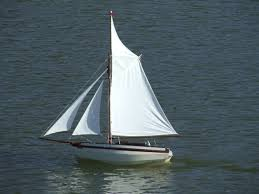
#> input picture res/boat1.png, 259 x 194 px
$ python -i digit_recognition_new.py   (imports and definitions only)
#> lines starting #> are read from the running program, lines starting #| are printed output that depends on the picture
# import packages
import cv2
import numpy as np
import difflib
import pandas as pd

# This is all done at before the program starts so that it is only done once
# rather than each time the method is called.

# Read in trained data set and labels
# [1 line that did not run here, left out]
# [1 line that did not run here, left out]
# [1 line that did not run here, left out]

# Train KNN model using data set and labels
model = cv2.ml.KNearest_create()
# [1 line not run here, left out]

# Read in known sail numbers
numbers = pd.read_csv('../res/sample sail numbers.csv', dtype={'ID': str})
#> (reads res/sample sail numbers.csv from the repository)
#> further down, picture is the input picture: shape (194, 259, 3); mean B, G, R 99.4, 93.9, 79.7
nums = [str(num[0]) for num in numbers.values]

# Returns most likely value of sail number in a image
def detect_sail_number(im):

    # Convert image to gray scale and threshold
    h, w = im.shape[:2]
#> h = 194; w = 259
    gray = cv2.cvtColor(im,cv2.COLOR_BGR2GRAY)
    thresh = cv2.adaptiveThreshold(gray,255,1,1,11,2)
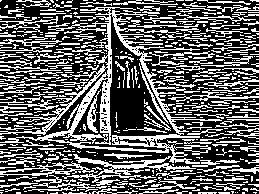
#> thresh: shape (194, 259); 38% white in thin lines or dots


    # Do MSER detection, get the coordinates and bounding boxes of possible text areas
    mser = cv2.MSER_create()
    coordinates, bounding_boxes = mser.detectRegions(gray)
#> coordinates = 93 items; bounding_boxes = 93 rows, first 6: [38, 137, 131, 16], [115, 141, 30, 5], [112, 141, 37, 6], [147, 85, 20, 36], [110, 17, 67, 119], [110, 17, 67, 119]

    # Sort bounding boxes from top to bottom
    bounding_boxes = sorted(bounding_boxes, key=lambda k: [k[1], k[0]])
#> bounding_boxes = 93 items, first 6: [107, 15, 72, 129], [107, 15, 72, 129], [108, 15, 71, 129], [109, 15, 69, 128], [109, 15, 69, 128], [109, 15, 70, 128]

    last_x, last_y, last_h = w, h, 0
#> last_x = 259; last_y = 194; last_h = 0
    results_location = []

    for cnt in bounding_boxes:

        # Extract x,y position and width and height
        x,y,w1,h1 = cnt

        # Ignore regions below 50 pixels in area
        if w1*h1>50:

            # If the region is greater than 10% of the width or height ignore
            if float(h1)/float(h) > (0.1) or float(w1)/float(w) > (0.1):
                continue

            # If the region has already been detected skip
            if last_x == x and last_y ==y:
                continue

            # If the region is in the bottom 1/3 ignore as most likely just boat
            if y > (4.0/6.0)*h:
                continue

            # Ignore any regions less than pixels in height as they will not accurately be detected
            if h1 > 10:

                # Update with new values
                last_x, last_y, last_h = x, y, h1
                results_location.append((x,y,w1,h1))
#> this loop made 93 passes
#> (x, y, w1, h1) on passes 1 to 12: (107, 15, 72, 129), (107, 15, 72, 129), (108, 15, 71, 129), (109, 15, 69, 128), (109, 15, 69, 128), (109, 15, 70, 128), (109, 15, 70, 129), (109, 15, 70, 129), (110, 15, 68, 122), (110, 15, 68, 122), (110, 16, 67, 120), (110, 16, 67, 120)
#> after the loop, results_location = []

    last_x, last_y, last_h = w, h, 0
    row_height = 0
    rows = []
    row = []

    for p in results_location:

        (x,y,w1,h1) = p

        # Ignore areas very near to already detected regions
        if h1 < 0.9*row_height and abs(y-last_y) < 0.9*row_height:
            continue

        # Determine rows with significant x and y change
        if abs(y-last_y) > 0 and abs(x-last_x) > 2*w1:
            rows.append(row)
            row = []
            row_height = h1
        row.append((x,y,w1,h1))
        last_x, last_y, last_h = x, y, h1
#> this loop made 0 passes
#> after the loop, rows = []

    sail_nums = []
    for r in rows:

        sail_num = []
        last_x = w

        # Sort rows from left to right
        r = sorted(r, key=lambda k: [k[0], k[1]])

        for p in r:

            # Ignore empty rows
            if len(p) == 0:
                continue

            x, y, w1, h1 = p
            if h1 > 10:

                # Extract the threshold region of interest and reshape and float array
                roi = thresh[y:y+h1,x:x+w1]
                roi_small = cv2.resize(roi,(10,10))
                roi_small = roi_small.reshape((1,100))
                roi_small = np.float32(roi_small)

                # Ask KNN model for best guess
                retval, results, neigh_resp, dists = model.findNearest(roi_small, k = 3)

                # Only take one value per digit
                if abs(last_x - x) > w1/3:
                    sail_num.append(str(int((results[0][0]))))
                last_x = x

        sail_nums.append( ''.join(sail_num))

        if len(r) <= 1:
            continue
#> after the loop, sail_nums = []


    # Identify closest match to sail number
    sail_nums = sorted(sail_nums, key=lambda k : -len(k))
    final_sail_number = []
    for num in sail_nums:
        res = difflib.get_close_matches(num, nums, cutoff=0.66)
        if len(res) == 0 :
            continue
        final_sail_number.append(res[0])
#> after the loop, final_sail_number = []

    # Sorts all found sail numbers longest to shortest and takes the longest
    """
        TODO: This can be improved, not accurate for short sail numbers
    """
    if len(final_sail_number) != 0:
        final_sail_number = sorted(final_sail_number, key= lambda k : -len(k))
        return final_sail_number[0]
    else:
        return []

>>> import cv2
>>> picture = cv2.imread('../res/boat1.png')
>>> result = detect_sail_number(picture)
#> result = []
